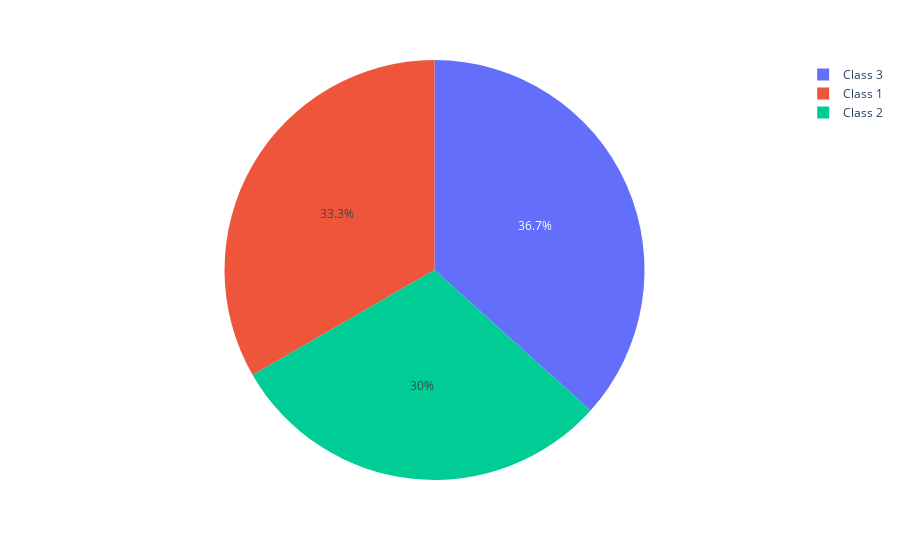

The notebook cell saved with this chart:
### Code cell
fig7 = px.pie( data , values=noOfStufents, names=data)
fig7

### Figure 1 — Plotly figure (JSON) as saved in the notebook; plotly's stock layout.template omitted (floating-point values rounded to 4 significant figures)
{"data": [{"domain": {"x": [0, 1], "y": [0, 1]}, "hovertemplate": "label=%{label}<br>value=%{value}<extra></extra>", "labels": ["Class 1", "Class 2", "Class 3"], "legendgroup": "", "name": "", "showlegend": true, "type": "pie", "values": [50, 45, 55]}], "layout": {"legend": {"tracegroupgap": 0}, "margin": {"t": 60}}}
